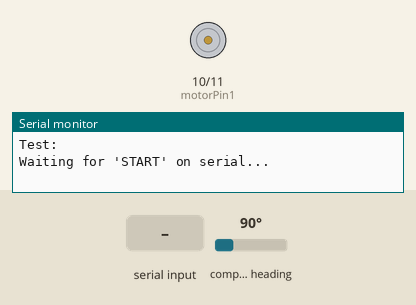
A sketch run on a simulated Arduino Uno, built with avr-gcc and run on an emulated ATmega328P. Parts: motor-driver pin pairs drawn as motors (green arrow = first pin HIGH = forward, orange = second pin HIGH = backward, longer = more drive, scaled by the enable pin), the last lines printed to the serial monitor. Inputs (shaded band) come from the test bench; at power-on: compass heading 90°.

Above: at 2.8 s.
2.9 s: "START\n" received over Serial
At 3.9 s:
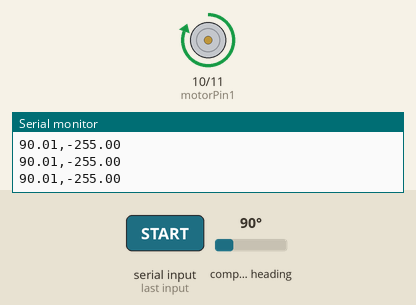
4.4 s: compass heading set to 22°
At 4.47 s:
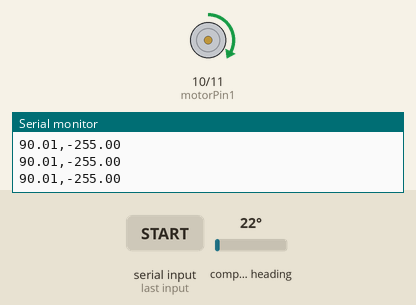
7.4 s: compass heading set to 7°
8.9 s: compass heading set to 90°
At 9.9 s:
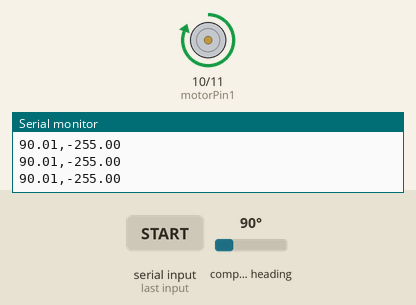
Timing chart, 0 to 11.4 s (numbered marks = the images above; inputs shaded):
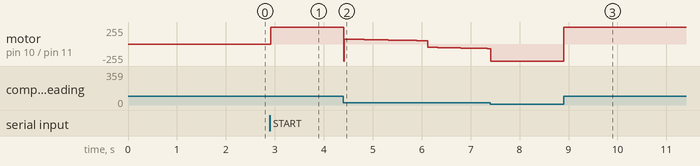

Measured:
- after the input at 2.9 s, motor on pin 10 (motorPin1) / pin 11 (motorPin2): stopped → forward 255/255 at once
- after the input at 8.9 s, motor on pin 10 (motorPin1) / pin 11 (motorPin2): backward 255/255 → forward 255/255 at once

The sketch:

PID_control_simple.ino
```cpp
//for more information on the PID library: http://brettbeauregard.com/blog/2011/04/improving-the-beginners-pid-introduction/

#include <Wire.h>
#include <PID_v1.h>
#include <AS5600.h>

AS5600  as5600;  //create sensor object

unsigned long currentMs;  //current time variable
unsigned long lastMs;     // time of last measurement
const unsigned int FREE_RUN_PERIOD_MS = 5; //sampling period in milliseconds
double sig_angle_deg;  // angle measurement

// Motor control pins
const int motorPin1 = 10; // IN1
const int motorPin2 = 11; // IN2
const int enablePin = 9; // ENA (PWM pin for speed control)


double setpoint = 26.0; // Desired angle (vertical position)
double output = 0;

bool atBumper = false;

// PID parameters
double Kp = 45;
double Ki = 10;
double Kd = 2;
PID myPID(&sig_angle_deg, &output, &setpoint, Kp, Ki, Kd, DIRECT);

//void readAndPrintAngle();


void setup() {
  // Set motor control pins as outputs
  pinMode(motorPin1, OUTPUT);
  pinMode(motorPin2, OUTPUT);
  pinMode(enablePin, OUTPUT);

  Wire.begin();     // Initialize I2C
  as5600.begin();   // Initialize sensor
  lastMs= millis();   // Initialize timing
  Serial.begin(9600);  // Initialize Serial Monitor
  delay(2000);
  Serial.print("Test: ");
  Serial.println();

  // Wait for "START" on the serial connection before beginning
  waitForStart();

  // Initialize PID controller (only after START received)
  myPID.SetMode(AUTOMATIC);
  myPID.SetSampleTime(FREE_RUN_PERIOD_MS); // Set sample time in milliseconds
  myPID.SetOutputLimits(-205,205); // YOU CAN ADJUST THESE OUTPUT LIMITS IF YOU WISH
}

void loop() {
  // Read and print the angle from AS5600 at the sampling frequency
  currentMs = millis();
  if (currentMs - lastMs >= FREE_RUN_PERIOD_MS) {// periodic sampling

    readAndPrintAngle();

    myPID.Compute(); // Calculate PID output

    double compensatedOutput = output;

    // Set motor direction based on PID output
    if (output > 0) {
      compensatedOutput += 50; // Add a small constant to overcome motor deadzone

      digitalWrite(motorPin1, LOW);
      digitalWrite(motorPin2, HIGH);
    }

    else if (output < 0) {
      compensatedOutput -= 50; // Subtract a small constant to overcome motor deadzone

      digitalWrite(motorPin1, HIGH);
      digitalWrite(motorPin2, LOW);
    }

    else {

      compensatedOutput = 0;
      digitalWrite(motorPin1, LOW);
      digitalWrite(motorPin2, LOW);
    }

    analogWrite(enablePin, abs(compensatedOutput)); // Set motor speed

    // Print the angle to the Serial Monitor
    Serial.print(sig_angle_deg);
    Serial.print(",");
    // Print PID output for debugging
    Serial.println(compensatedOutput);

  }
}

void readAndPrintAngle() {
      lastMs = currentMs;
      sig_angle_deg = (float)as5600.readAngle()*0.0879; //0.0879=360/4096;  // degrees [0..360)
}

// New helper: block until serial contains "START" (case-insensitive)
void waitForStart() {
  Serial.println("Waiting for 'START' on serial...");
  String buf = "";
  while (true) {
    while (Serial.available()) {
      char c = Serial.read();
      if (c == '\r' || c == '\n') {
        // ignore raw newlines, detection uses buffer content
        continue;
      }
      buf += c;
      // keep buffer limited
      if (buf.length() > 128) buf = buf.substring(buf.length() - 128);
      String t = buf;
      t.toUpperCase();
      if (t.indexOf("START") >= 0) {
        Serial.println("Received START. Beginning.");
        return;
      }
    }
    delay(10);
  }
}
```
